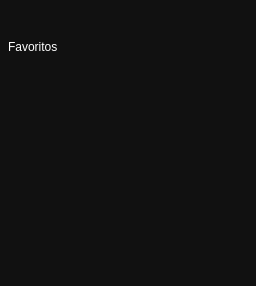
         <widget class="QWidget" name="widgetInterest">
          <property name="styleSheet">
           <string notr="true">QWidget {

	background-color : #111111;

}</string>
          </property>
          <layout class="QGridLayout" name="gridLayout_18">
           <property name="leftMargin">
            <number>0</number>
           </property>
           <property name="topMargin">
            <number>0</number>
           </property>
           <property name="rightMargin">
            <number>0</number>
           </property>
           <property name="bottomMargin">
            <number>0</number>
           </property>
           <property name="spacing">
            <number>0</number>
           </property>
           <item row="0" column="0">
            <widget class="QFrame" name="frameInterestContent">
             <property name="styleSheet">
              <string notr="true">QFrame {

	background-color : #111111;
}</string>
             </property>
             <property name="frameShape">
              <enum>QFrame::NoFrame</enum>
             </property>
             <property name="frameShadow">
              <enum>QFrame::Plain</enum>
             </property>
             <property name="lineWidth">
              <number>0</number>
             </property>
             <layout class="QGridLayout" name="gridLayout_19">
              <property name="leftMargin">
               <number>0</number>
              </property>
              <property name="topMargin">
               <number>0</number>
              </property>
              <property name="rightMargin">
               <number>0</number>
              </property>
              <property name="bottomMargin">
               <number>0</number>
              </property>
              <property name="spacing">
               <number>0</number>
              </property>
              <item row="1" column="0">
               <widget class="QLabel" name="labelInterest">
                <property name="styleSheet">
                 <string notr="true">QLabel {
	font : 77 18pt &quot;Microsoft JhengHei UI&quot;;
	color : #FFFFFF;
	border-radius : 0px;
	text-align : left;
	padding-left: 5px;
}

QLabel::hover {
	color : #4F6FA0;
}
</string>
                </property>
                <property name="text">
                 <string>Favoritos</string>
                </property>
               </widget>
              </item>
              <item row="3" column="0">
               <widget class="QListView" name="listViewInterest">
                <property name="styleSheet">
                 <string notr="true">QListView {
	font : 77 13pt &quot;Microsoft JhengHei UI&quot;;
	color : #FFFFFF;
	border-radius : 0px;
	text-align : left;
	padding-left: 5px;
}

QListView::hover {
	color : #4F6FA0;
}</string>
                </property>
                <property name="frameShadow">
                 <enum>QFrame::Plain</enum>
                </property>
                <property name="dragEnabled">
                 <bool>true</bool>
                </property>
                <property name="dragDropMode">
                 <enum>QAbstractItemView::DragDrop</enum>
                </property>
                <property name="defaultDropAction">
                 <enum>Qt::MoveAction</enum>
                </property>
                <property name="alternatingRowColors">
                 <bool>true</bool>
                </property>
                <property name="resizeMode">
                 <enum>QListView::Fixed</enum>
                </property>
                <property name="layoutMode">
                 <enum>QListView::SinglePass</enum>
                </property>
                <property name="itemAlignment">
                 <set>Qt::AlignLeading</set>
                </property>
               </widget>
              </item>
              <item row="0" column="0">
               <spacer name="verticalSpacer_12">
                <property name="orientation">
                 <enum>Qt::Vertical</enum>
                </property>
                <property name="sizeType">
                 <enum>QSizePolicy::Fixed</enum>
                </property>
                <property name="sizeHint" stdset="0">
                 <size>
                  <width>20</width>
                  <height>40</height>
                 </size>
                </property>
               </spacer>
              </item>
              <item row="2" column="0">
               <spacer name="verticalSpacer_13">
                <property name="orientation">
                 <enum>Qt::Vertical</enum>
                </property>
                <property name="sizeType">
                 <enum>QSizePolicy::Fixed</enum>
                </property>
                <property name="sizeHint" stdset="0">
                 <size>
                  <width>20</width>
                  <height>40</height>
                 </size>
                </property>
               </spacer>
              </item>
             </layout>
            </widget>
           </item>
          </layout>
         </widget>
